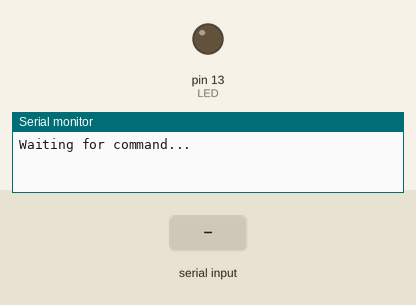
Recording of a sketch running on a simulated Arduino Uno, built with avr-gcc and run on an emulated ATmega328P. Shown: output pins drawn as LEDs (lit = HIGH), the last lines printed to the serial monitor. The inputs (shaded band) are chosen by the test bench.

Above: at 1.2 s.
1.3 s: "1" received over the second serial link
At 2.5 s:
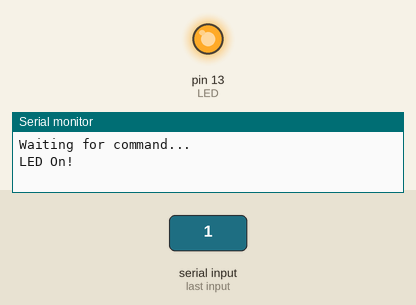
2.8 s: "0" received over the second serial link
At 4.2 s:
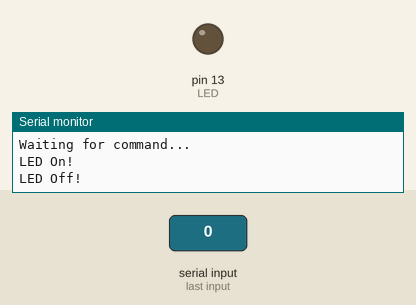
Timing chart, 0 to 5.8 s (numbered marks = the images above; inputs shaded):
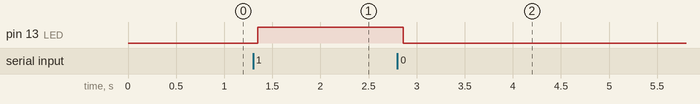

Measured:
- after the input at 1.3 s, pin 13 (LED): LOW → HIGH after 0.05 s
- after the input at 2.8 s, pin 13 (LED): HIGH → LOW after 0.06 s

The sketch:

bluetootth.ino
```cpp
#include <SoftwareSerial.h>
SoftwareSerial Bluetooth(10, 9); // TX, RX
int LED = LED_BUILTIN; // the on-board LED
int Data; // the data received

void setup() {
  Bluetooth.begin(9600);
  Serial.begin(9600);
  Serial.println("Waiting for command...");
  Bluetooth.println("Send 1 to turn on the LED. Send 0 to turn Off");
  pinMode(LED,OUTPUT);

}

void loop() {
  if (Bluetooth.available()){ //wait for data received
    Data=Bluetooth.read();
    if(Data=='1'){
      digitalWrite(LED,HIGH);
      Serial.println("LED On!");
      Bluetooth.println("LED On!");
    }
    else if(Data=='0'){
       digitalWrite(LED,LOW);
       Serial.println("LED Off!");
       Bluetooth.println("LED Off ! ");
    }
    else{;}
  }
delay(100);
}
```
